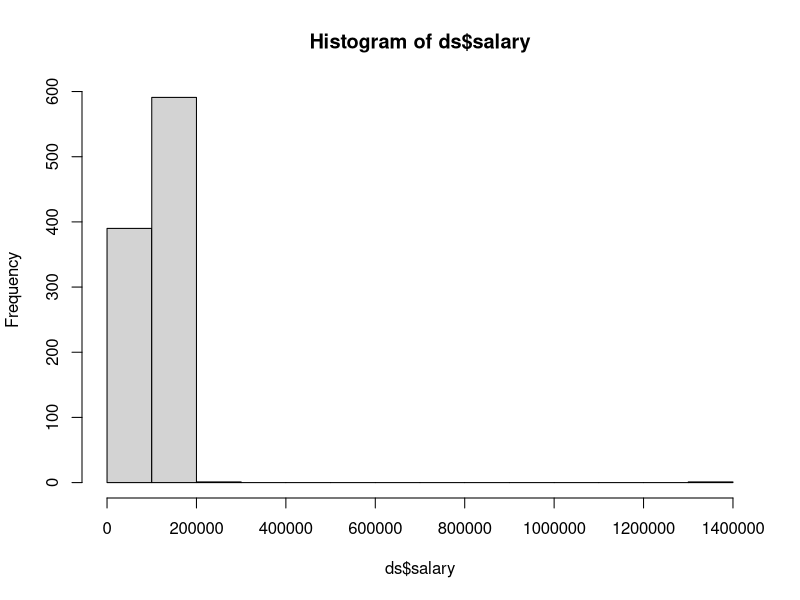
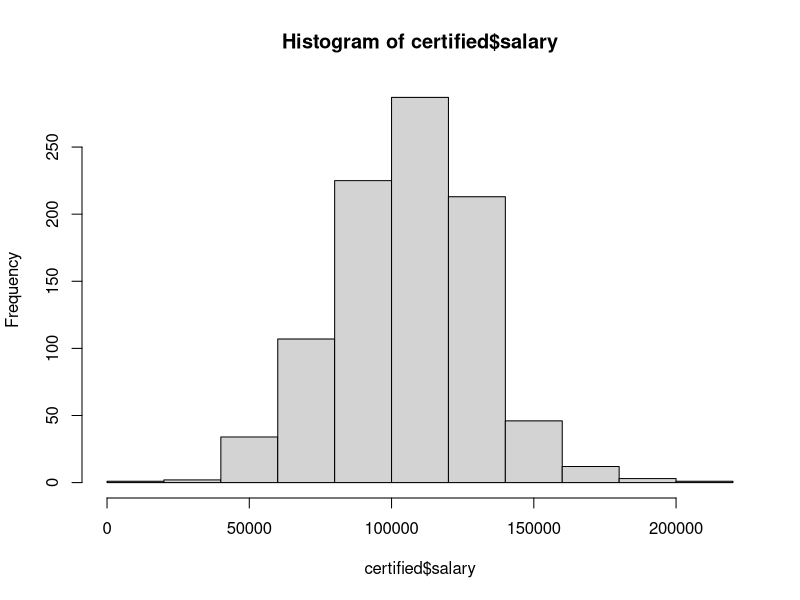

R code for these plots, in order:
ds = read.csv('data_scientist.csv')
str(ds)
summary(ds)
ds[which.min(ds$salary), ]
ds[which.max(ds$salary), ]


hist(ds$salary)

certified = subset(ds, ds$status=='CERTIFIED')

hist(certified$salary)

?hist
